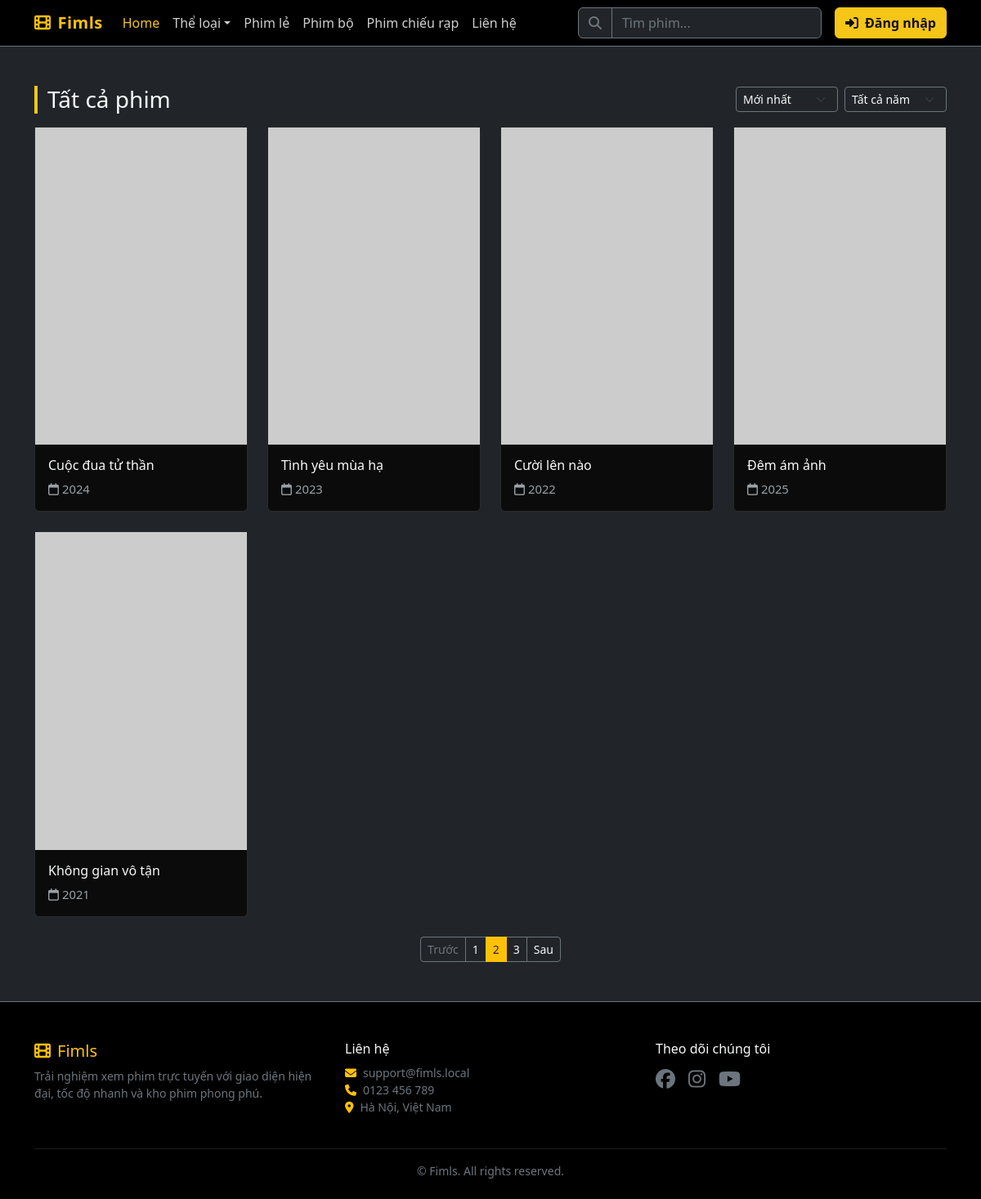
/category.php, run on an earlier commit of the app's database.
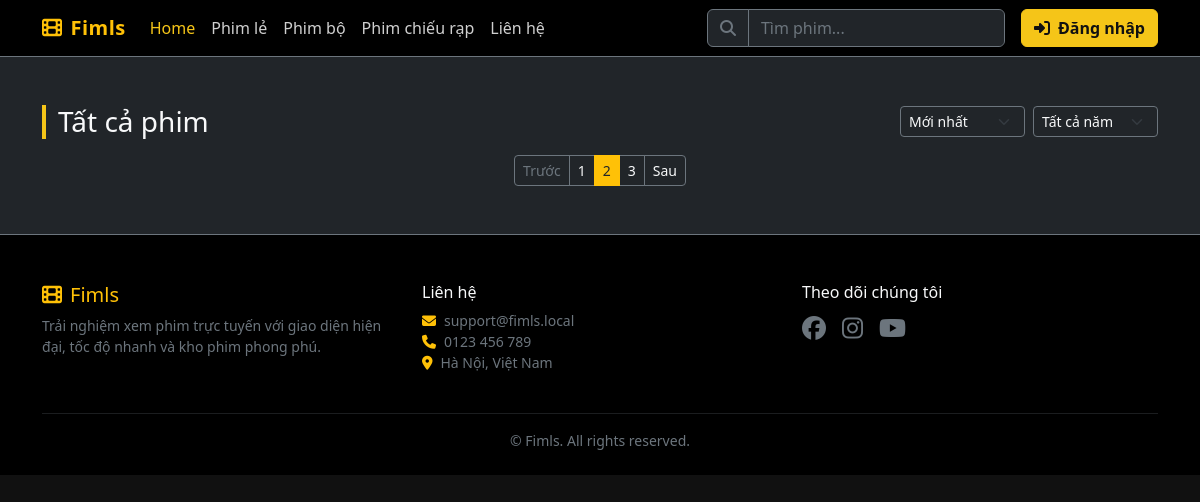
And on a later commit of the database.
### tables this page shows
CREATE TABLE IF NOT EXISTS movies (
  id INT AUTO_INCREMENT PRIMARY KEY,
  title VARCHAR(255) NOT NULL,
  description TEXT,
  thumbnail VARCHAR(255),
  year YEAR,
  duration VARCHAR(50),
  created_at TIMESTAMP DEFAULT CURRENT_TIMESTAMP
);

### includes/functions.php (called while the page is built, shortened)
<?php
if (!function_exists('getCategories')) {
  function getCategories($mysqli) {
    $sql = "SELECT id, name FROM categories ORDER BY name";
    return $mysqli->query($sql);
  }
}
if (!function_exists('getMovies')) {
  function getMovies($mysqli, $limit = 12) {
    $sql = "
      SELECT
        m.*,
        GROUP_CONCAT(c.name SEPARATOR ', ') AS category_name
      FROM movies m
      LEFT JOIN movie_categories mc ON m.id = mc.movie_id
      LEFT JOIN categories c ON mc.category_id = c.id
      GROUP BY m.id
      ORDER BY m.created_at DESC
      LIMIT ?
    ";
    $stmt = $mysqli->prepare($sql);
    $stmt->bind_param('i', $limit);
    $stmt->execute();
    return $stmt->get_result();
  }
}
?>

### category.php (the view, shortened to what this page needs)
<?php include __DIR__ . '/includes/header.php'; ?>
<?php include __DIR__ . '/includes/navbar.php'; ?>
<?php require __DIR__ . '/includes/config.php'; ?>
<?php require __DIR__ . '/includes/functions.php'; ?>
<?php
$categoryId = (int)($_GET['id'] ?? 0);
$currentCat = null;
$movies = $categoryId ? getMoviesByCategory($mysqli, $categoryId, 48) : getMovies($mysqli, 48);
?>
<main class="container my-4 my-md-5">
  <div class="d-flex flex-wrap align-items-center justify-content-between gap-2 mb-3">
    <h3 class="section-title m-0"><?php echo $currentCat ? 'Thể loại: ' . htmlspecialchars($currentCat['name']) : 'Tất cả phim'; ?></h3>
    <div class="d-flex gap-2">
      <select class="form-select form-select-sm bg-dark text-light border-secondary">
        <option>Mới nhất</option>
      </select>
      <select class="form-select form-select-sm bg-dark text-light border-secondary">
        <option>Tất cả năm</option>
      </select>
    </div>
  </div>
  <div class="row g-3 g-md-4">
    <?php while($m=$movies->fetch_assoc()): ?>
    <div class="col-6 col-md-4 col-lg-3">
      <div class="card movie-card h-100">
        <a href="/film_website/movie.php?id=<?php echo $m['id']; ?>" class="text-decoration-none text-light">
          <div class="movie-thumb">
            <img src="<?php echo htmlspecialchars($m['thumbnail'] ?: 'https://picsum.photos/400/600'); ?>" alt="<?php echo htmlspecialchars($m['title']); ?>">
          </div>
          <div class="card-body">
            <h6 class="card-title"><?php echo htmlspecialchars($m['title']); ?></h6>
            <div class="movie-meta d-flex justify-content-between align-items-center">
              <span><i class="fa-regular fa-calendar me-1"></i><?php echo htmlspecialchars($m['year']); ?></span>
            </div>
          </div>
        </a>
      </div>
    </div>
    <?php endwhile; ?>
  </div>
  <nav class="mt-4" aria-label="Pagination">
    <ul class="pagination pagination-sm justify-content-center">
      <li class="page-item disabled"><a class="page-link bg-dark text-secondary border-secondary" href="#">Trước</a></li>
      <li class="page-item"><a class="page-link bg-dark text-light border-secondary" href="#">1</a></li>
      <li class="page-item active"><a class="page-link bg-warning border-warning text-dark" href="#">2</a></li>
      <li class="page-item"><a class="page-link bg-dark text-light border-secondary" href="#">3</a></li>
      <li class="page-item"><a class="page-link bg-dark text-light border-secondary" href="#">Sau</a></li>
    </ul>
  </nav>
</main>
<?php include __DIR__ . '/includes/footer.php'; ?>

### includes/header.php (shortened to what this page needs)
<!DOCTYPE html>
<html lang="vi">
<head>
    <link href="https://cdn.jsdelivr.net/npm/bootstrap@5.3.3/dist/css/bootstrap.min.css" rel="stylesheet">
    <link rel="stylesheet" href="https://cdnjs.cloudflare.com/ajax/libs/font-awesome/6.5.0/css/all.min.css" />
    <link rel="stylesheet" href="/film_website/assets/css/style.css">
</head>
<body class="bg-dark text-light">

### includes/navbar.php (shortened to what this page needs)
<?php require_once __DIR__ . '/config.php'; ?>
<?php require_once __DIR__ . '/functions.php'; ?>
<?php $__cats = getCategories($mysqli); ?>
<header>
    <nav class="navbar navbar-expand-lg navbar-dark bg-black border-bottom border-secondary sticky-top">
        <div class="container">
            <a class="navbar-brand d-flex align-items-center gap-2 fw-bold text-warning" href="/film_website/index.php">
                <i class="fa-solid fa-film"></i>
                Fimls
            </a>
            <div class="collapse navbar-collapse" id="mainNavbar">
                <ul class="navbar-nav me-auto mb-2 mb-lg-0">
                    <li class="nav-item"><a class="nav-link active" href="/film_website/index.php">Home</a></li>
                    <?php if ($__cats && $__cats->num_rows > 0): ?>
                      <li class="nav-item dropdown">
                        <a class="nav-link dropdown-toggle" href="#" id="genreDropdown" role="button" data-bs-toggle="dropdown" aria-expanded="false">Thể loại</a>
                      </li>
                    <?php endif; ?>
                    <li class="nav-item"><a class="nav-link" href="/film_website/category.php">Phim lẻ</a></li>
                    <li class="nav-item"><a class="nav-link" href="/film_website/category.php">Phim bộ</a></li>
                    <li class="nav-item"><a class="nav-link" href="/film_website/category.php">Phim chiếu rạp</a></li>
                    <li class="nav-item"><a class="nav-link" href="#footer">Liên hệ</a></li>
                </ul>
                <form class="d-flex me-3" role="search" action="/film_website/search.php" method="get">
                    <div class="input-group">
                        <span class="input-group-text bg-dark text-secondary border-secondary"><i class="fa-solid fa-magnifying-glass"></i></span>
                        <input class="form-control bg-dark text-light border-secondary" type="search" name="q" placeholder="Tìm phim..." aria-label="Search">
                    </div>
                </form>
                <?php if (!isset($_SESSION['user'])): ?>
                  <a class="btn btn-warning fw-semibold" href="/film_website/login.php">
                    <i class="fa-solid fa-right-to-bracket me-2"></i>Đăng nhập
                  </a>
                <?php endif; ?>
            </div>
        </div>
    </nav>
</header>

### includes/footer.php (shortened to what this page needs)
<footer id="footer" class="mt-5 pt-5 pb-4 bg-black border-top border-secondary">
    <div class="container">
        <div class="row gy-4">
            <div class="col-md-4">
                <h5 class="text-warning d-flex align-items-center gap-2"><i class="fa-solid fa-film"></i> Fimls</h5>
                <p class="text-secondary small">Trải nghiệm xem phim trực tuyến với giao diện hiện đại, tốc độ nhanh và kho phim phong phú.</p>
            </div>
            <div class="col-md-4">
                <h6 class="text-light">Liên hệ</h6>
                <ul class="list-unstyled text-secondary small">
                    <li><i class="fa-solid fa-envelope me-2 text-warning"></i>support@fimls.local</li>
                    <li><i class="fa-solid fa-phone me-2 text-warning"></i>0123 456 789</li>
                    <li><i class="fa-solid fa-location-dot me-2 text-warning"></i>Hà Nội, Việt Nam</li>
                </ul>
            </div>
            <div class="col-md-4">
                <h6 class="text-light">Theo dõi chúng tôi</h6>
                <div class="d-flex gap-3 fs-4">
                    <a class="text-secondary hover-gold" href="#" aria-label="Facebook"><i class="fa-brands fa-facebook"></i></a>
                    <a class="text-secondary hover-gold" href="#" aria-label="Instagram"><i class="fa-brands fa-instagram"></i></a>
                    <a class="text-secondary hover-gold" href="#" aria-label="YouTube"><i class="fa-brands fa-youtube"></i></a>
                </div>
            </div>
        </div>
        <hr class="border-secondary mt-4">
        <div class="text-center text-secondary small">&copy; <span id="year"></span> Fimls. All rights reserved.</div>
    </div>
</footer>
</body>
</html>

### assets/css/style.css (style rules this page uses)
:root { --bg-black: #0b0b0b; --bg-dark: #111111; --text-light: #e6e6e6; --text-muted: #9aa0a6; --border: #2a2a2a; --gold: #f5c518; }
html, body { background-color: var(--bg-dark); color: var(--text-light); }
.bg-black { background-color: #000 !important; }
.navbar .nav-link { color: #cfcfcf; }
.navbar .nav-link.active, .navbar .nav-link:hover { color: var(--gold); }
.navbar-brand { letter-spacing: .5px; }
.form-control::placeholder { color: #6c757d; }
.btn-warning { background-color: var(--gold); border-color: var(--gold); color: #111; }
.section-title { border-left: 4px solid var(--gold); padding-left: .75rem; }
.card.movie-card { background-color: var(--bg-black); border: 1px solid var(--border); transition: transform .25s ease, box-shadow .25s ease; }
.movie-thumb { position: relative; overflow: hidden; aspect-ratio: 2/3; }
.movie-thumb img { width: 100%; height: 100%; object-fit: cover; transition: transform .4s ease; }
.movie-meta { color: var(--text-muted); font-size: .925rem; }

What changed in the data, as far as the page shows it:
removed movies: title "Cuộc đua tử thần", year "2024"
removed movies: title "Tình yêu mùa hạ", year "2023"
removed movies: title "Cười lên nào", year "2022"
removed movies: title "Đêm ám ảnh", year "2025"
removed movies: title "Không gian vô tận", year "2021"
Also different on the page:
text no longer shown: "Thể loại"
